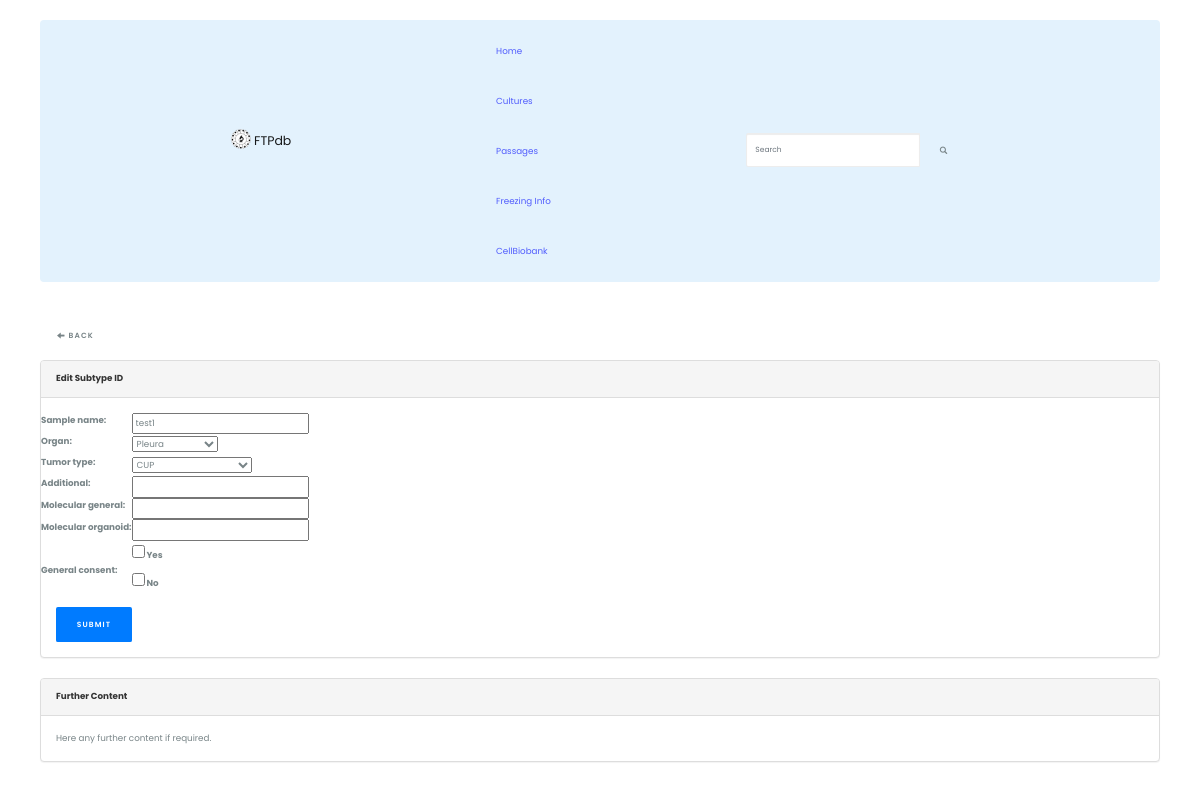
The page /1/edit_samples/ on the database its author committed.
### polls/models.py (models this page shows, shortened)
class samples(models.Model):
    sample_id            = models.IntegerField(primary_key = True)
    sample_name          = models.CharField(max_length = 50, null = True, blank = True)
    organ                = models.CharField(max_length = 40, null = True, blank = True)
    tumor_type           = models.CharField(max_length = 50, null = True, blank = True)
    additional           = models.CharField(max_length = 40, null= True, blank = True)
    molecular_general    = models.CharField(max_length = 40, null=True, blank = True)
    molecular_organoid   = models.CharField(max_length = 40, null = True, blank = True)
    general_consent      = models.CharField(max_length = 40, null = True, blank = True)

### polls/views.py (the view)
# urls.py: path('<str:sample_id>/edit_samples/', views.edit_samples, name='edit_samples'),
def edit_samples(request, sample_id):
    sample = get_object_or_404(samples, pk = sample_id)
    form = samples_form(request.POST or None, instance=sample)
    if form.is_valid():
        form.save()
        return redirect('index')
    context = {'culture' : sample, 'form': form}
    template = "main/editSamples.html"
    return render(request, template, context)

### polls/forms.py
class samples_form(forms.ModelForm):
    organ = forms.ChoiceField(
        required=False,
        widget=forms.Select,
        choices=ORGAN_CHOICES,
    )
    tumor_type = forms.ChoiceField(
        required=False,
        widget=forms.Select,
        choices=TUMOR_CHOICES,
    )
    general_consent = forms.MultipleChoiceField(
        required=False,
        widget=forms.CheckboxSelectMultiple,
        choices=CONSENT_CHOICES,
    )
    class Meta:
        model = samples
        exclude = ['sample_id']

### polls/templates/main/editSamples.html (shortened to what this page needs)
{% load bootstrap3 %}
{% load widget_tweaks %}
{% load static %}
<!DOCTYPE html>
<html lang="en">
    {% include "main/header.html" %}
    <body>
        {% include "main/navbar.html" %}
            <div class="container p-3">
                <p>
                    <a href="#" onClick="javascript:history.go(-1);">
                        <button class="btn btn-default btn-sm">
                            <span class="glyphicon glyphicon-arrow-left"></span> Back
                        </button>
                    </a>
                </p>
                <div class="panel panel-default">
                    <div class="panel-heading">
                        <b>Edit Subtype ID {{ culture.SubtypeID }}</b>
                    </div>
                    <div class="panel-body">
                        <form action="" method="post">
                            <div class="row">
                                <table>
                                    {{form.as_table}}
                                </table>
                            </div>
                            <button type="submit" class="btn btn-primary">Submit</button>
                        </form>
                    </div>
                </div>
                <div class="panel panel-default">
                    <div class="panel-heading">
                        <b>Further Content</b>
                    </div>
                    <div class="panel-body">
                        Here any further content if required.
                    </div>
                </div>
            </div>
    </body>
</html>

### rows shown on the page
samples: sample_name "test1", organ "Pleura", tumor_type "CUP", general_consent "☐ ☐"
